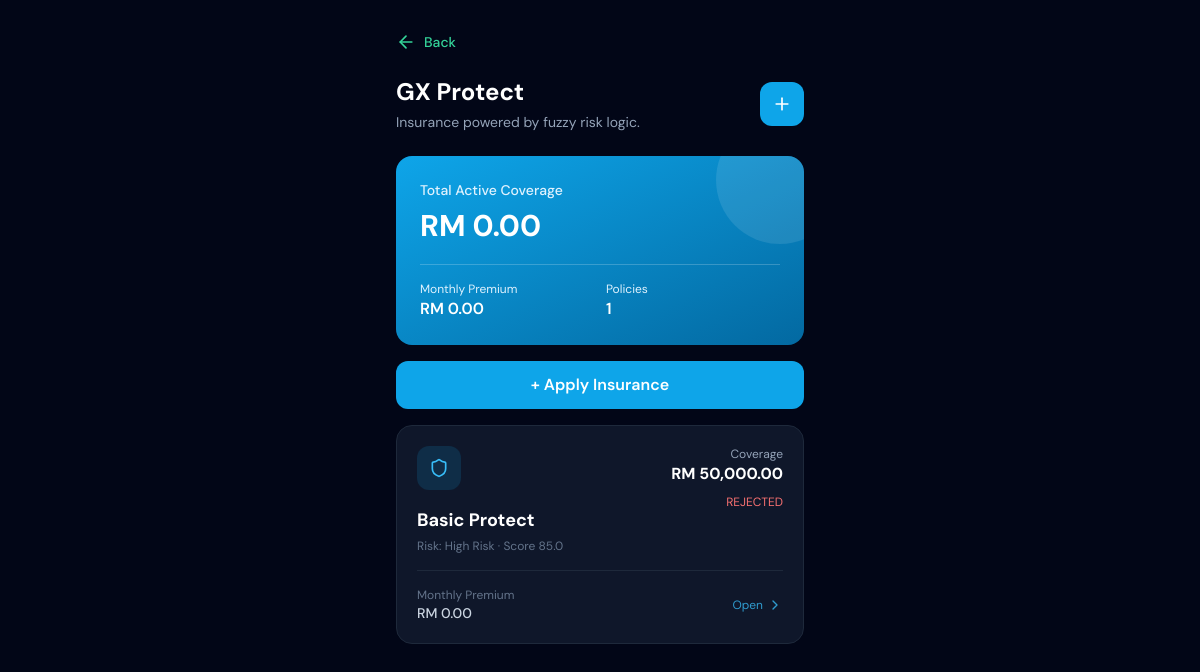
/pages/insurance.php (signed in), run on the app's committed database.
### tables this page shows
CREATE TABLE `insurance_policies` (
  `policy_id` int(11) NOT NULL,
  `user_id` int(11) NOT NULL,
  `plan_name` varchar(100) NOT NULL,
  `coverage_amount` decimal(12,2) NOT NULL,
  `base_premium` decimal(12,2) NOT NULL,
  `smoker_loading_rate` decimal(5,2) DEFAULT 0.00,
  `illness_loading_rate` decimal(5,2) DEFAULT 0.00,
  `fuzzy_loading_rate` decimal(5,2) DEFAULT 0.00,
  `total_loading_rate` decimal(5,2) DEFAULT 0.00,
  `monthly_premium` decimal(12,2) NOT NULL,
  `beneficiary_name` varchar(150) NOT NULL,
  `beneficiary_relationship` varchar(100) NOT NULL,
  `smoking_status` enum('non_smoker','smoker') NOT NULL,
  `existing_illness` enum('no','yes') NOT NULL,
  `monthly_income` decimal(12,2) NOT NULL,
  `age` int(11) NOT NULL,
  `fuzzy_risk_score` decimal(6,2) DEFAULT 0.00,
  `fuzzy_risk_level` varchar(50) DEFAULT NULL,
  `approval_status` enum('approved','approved_higher_premium','rejected') NOT NULL,
  `policy_status` enum('active','rejected','cancelled','lapsed') DEFAULT 'active',
  `next_due_date` date DEFAULT NULL,
  `created_at` timestamp NOT NULL DEFAULT current_timestamp()
);

### pages/insurance.php (the view, shortened to what this page needs)
<?php
include "../php/dbconn.php";
$user_id = $_SESSION['user_id'];
$stmt = mysqli_prepare($conn, "SELECT * FROM insurance_policies WHERE user_id = ? ORDER BY policy_id DESC");
mysqli_stmt_bind_param($stmt, "i", $user_id);
mysqli_stmt_execute($stmt);
$policies = mysqli_stmt_get_result($stmt);
$stmt = mysqli_prepare($conn, "SELECT
    COALESCE(SUM(CASE WHEN policy_status = 'active' THEN coverage_amount ELSE 0 END), 0) AS total_coverage,
    COALESCE(SUM(CASE WHEN policy_status = 'active' THEN monthly_premium ELSE 0 END), 0) AS total_premium,
    COUNT(*) AS total_policy
    FROM insurance_policies WHERE user_id = ?");
mysqli_stmt_bind_param($stmt, "i", $user_id);
mysqli_stmt_execute($stmt);
$summary = mysqli_fetch_assoc(mysqli_stmt_get_result($stmt));
?>
<!doctype html>
<html lang="en" class="h-full">
<head>
<script src="https://cdn.tailwindcss.com/3.4.17"></script>
</head>
<body class="h-full">
<div class="h-full w-full bg-slate-950 overflow-auto">
    <div class="max-w-md mx-auto px-5 py-8">
        <a href="/gxbank_html_by_page/dashboard.php" class="flex items-center gap-2 text-emerald-400 hover:text-emerald-300 mb-6 transition">
            <i data-lucide="arrow-left" class="w-5 h-5"></i>
            <span class="text-sm font-medium">Back</span>
        </a>
        <div class="flex items-center justify-between mb-6">
            <div>
                <h1 class="text-2xl font-bold text-white mb-1">GX Protect</h1>
                <p class="text-slate-400 text-sm">Insurance powered by fuzzy risk logic.</p>
            </div>
            <a href="/gxbank_html_by_page/pages/apply-insurance.php"
               class="w-11 h-11 rounded-xl bg-sky-500 hover:bg-sky-600 flex items-center justify-center transition">
                <i data-lucide="plus" class="w-5 h-5 text-white"></i>
            </a>
        </div>
        <div class="bg-gradient-to-br from-sky-500 to-sky-700 rounded-2xl p-6 mb-4 relative overflow-hidden">
            <div class="absolute top-0 right-0 w-32 h-32 bg-white/10 rounded-full -translate-y-10 translate-x-10"></div>
            <div class="relative z-10">
                <p class="text-sky-100 text-sm font-medium">Total Active Coverage</p>
                <p class="text-white text-3xl font-bold mt-2">
                    RM <?php echo number_format($summary['total_coverage'], 2); ?>
                </p>
                <div class="grid grid-cols-2 gap-3 mt-5 border-t border-white/20 pt-4">
                    <div>
                        <p class="text-sky-100 text-xs">Monthly Premium</p>
                        <p class="text-white font-semibold">
                            RM <?php echo number_format($summary['total_premium'], 2); ?>
                        </p>
                    </div>
                    <div>
                        <p class="text-sky-100 text-xs">Policies</p>
                        <p class="text-white font-semibold">
                            <?php echo intval($summary['total_policy']); ?>
                        </p>
                    </div>
                </div>
            </div>
        </div>
        <a href="/gxbank_html_by_page/pages/apply-insurance.php"
           class="block w-full text-center bg-sky-500 hover:bg-sky-600 text-white font-semibold py-3 rounded-xl transition mb-4">
            + Apply Insurance
        </a>
        <?php if (mysqli_num_rows($policies) == 0) { ?>
            <div class="bg-slate-900 rounded-2xl p-6 border border-slate-800 text-center">
                <div class="w-16 h-16 rounded-2xl bg-sky-500/15 flex items-center justify-center mx-auto mb-5">
                    <i data-lucide="shield-check" class="w-8 h-8 text-sky-400"></i>
                </div>
                <h2 class="text-white text-xl font-bold mb-2">No Insurance Yet</h2>
                <p class="text-slate-400 text-sm">
                    Apply a plan and let fuzzy logic evaluate your risk profile.
                </p>
            </div>
        <?php } else { ?>
            <div class="space-y-4">
                <?php while($p = mysqli_fetch_assoc($policies)) { ?>
                    <a href="/gxbank_html_by_page/pages/insurance-detail.php?policy_id=<?php echo intval($p['policy_id']); ?>"
                       class="policy-card group block bg-slate-900 rounded-2xl p-5 border border-slate-800">
                        <div class="flex items-start justify-between gap-3">
                            <div>
                                <div class="w-11 h-11 rounded-xl bg-sky-500/15 flex items-center justify-center mb-4">
                                    <i data-lucide="shield" class="w-5 h-5 text-sky-400"></i>
                                </div>
                                <p class="text-white font-bold text-lg">
                                    <?php echo htmlspecialchars($p['plan_name']); ?>
                                </p>
                                <p class="text-slate-500 text-xs mt-1">
                                    Risk: <?php echo htmlspecialchars($p['fuzzy_risk_level']); ?> · Score <?php echo number_format($p['fuzzy_risk_score'], 1); ?>
                                </p>
                            </div>
                            <div class="text-right">
                                <p class="text-slate-400 text-xs">Coverage</p>
                                <p class="text-white font-bold">
                                    RM <?php echo number_format($p['coverage_amount'], 2); ?>
                                </p>
                                <p class="<?php echo $p['policy_status'] == 'active' ? 'text-green-400' : 'text-red-400'; ?> text-xs mt-2">
                                    <?php echo strtoupper($p['policy_status']); ?>
                                </p>
                            </div>
                        </div>
                        <div class="mt-4 pt-4 border-t border-slate-800 flex justify-between items-center">
                            <div>
                                <p class="text-slate-500 text-xs">Monthly Premium</p>
                                <p class="text-slate-300 text-sm font-medium">
                                    RM <?php echo number_format($p['monthly_premium'], 2); ?>
                                </p>
                            </div>
                            <div class="flex items-center gap-1 text-sky-400 text-xs opacity-80 group-hover:opacity-100">
                                <span>Open</span>
                                <i data-lucide="chevron-right" class="w-4 h-4"></i>
                            </div>
                        </div>
                    </a>
                <?php } ?>
            </div>
        <?php } ?>
    </div>
</div>
</body>
</html>

### pages/insurance.php (style rules this page uses)
* { font-family: 'DM Sans', sans-serif; }
body { box-sizing: border-box; }
.policy-card { transition: transform .15s, border-color .15s, box-shadow .15s; }

### data on the page
insurance_policies: plan_name "Basic Protect", fuzzy_risk_level "High Risk", fuzzy_risk_score "85.0", coverage_amount "50,000.00", policy_status "REJECTED", monthly_premium "0.00"

### other printed values
$summary['total_coverage'] "0.00"
$summary['total_premium'] "0.00"
$summary['total_policy'] "1"
